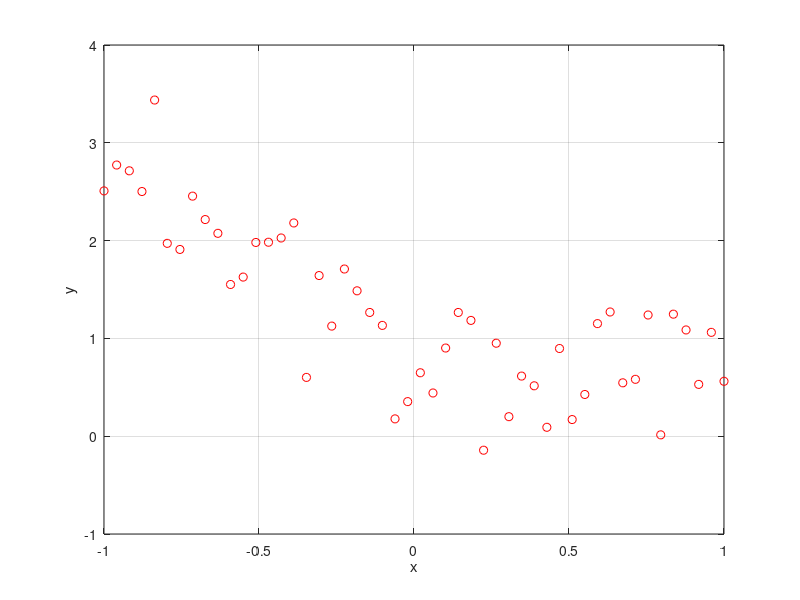
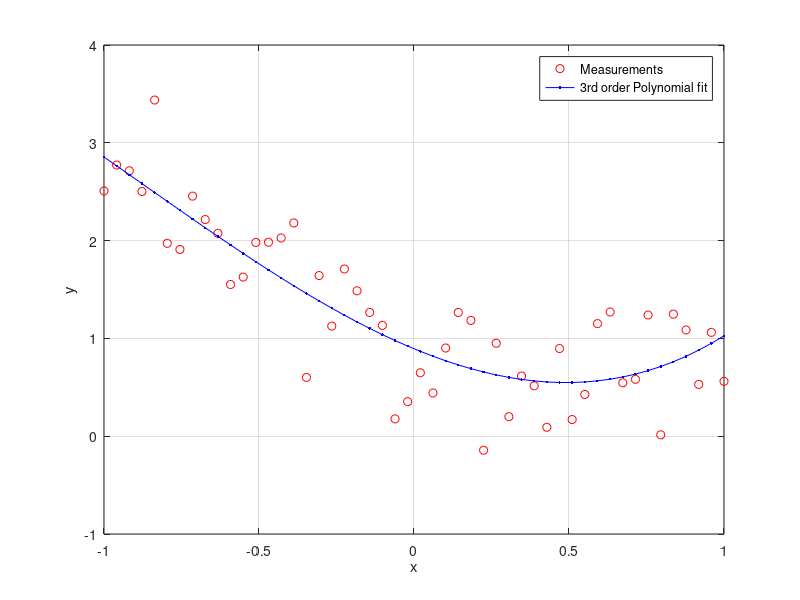
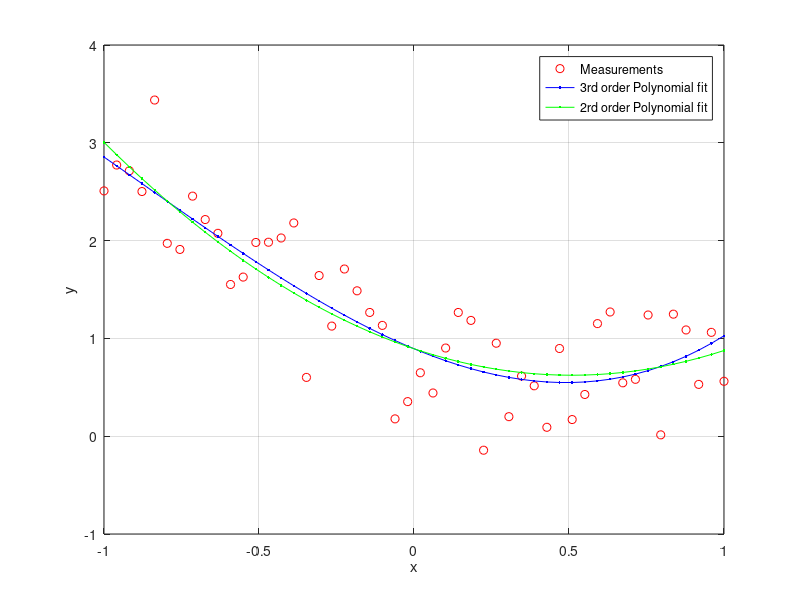

These charts were generated, in order, by the following MATLAB code:
close all
clear all

N = 50; % number of samples
x = linspace(-1,1,N)'; % N equally spaced points between -1 and 1
% transpose to obtain a column vector of dimansion Nx1
% check with size(x)
s = 0.5; % standard deviation
y = 0.4*x.^3 +x.^2 -1.5*x +1 +s*randn(N,1); % noisy samples of polynomial realtionship

figure(1)
plot(x,y,'ro')
grid on
xlabel('x')
ylabel('y')


% question b
A = [x.^3 x.^2 x ones(N,1)]; % A is a Nx4 matrix 
size(A)
% We want to solve the system A*theta = y
theta = inv(A'*A)*A'*y % least square estimate
% theta is a 4x1 vector
yest = A*theta; % reconstructed y points using estimated coefficients

figure(2)
plot(x,y,'ro')
hold on
plot(x,yest,'b.-')
hold off
grid on
xlabel('x')
ylabel('y')
legend('Measurements','3rd order Polynomial fit')

% question c
A2 = [x.^2 x ones(N,1)]; % A2 is now a Nx3 matrix 
theta2 = inv(A2'*A2)*A2'*y % least square estimate
% theta is now a 3x1 vector
yest2 = A2*theta2; % reconstructed y points using 2order fit

figure(3)
plot(x,y,'ro')
hold on
plot(x,yest,'b.-')
plot(x,yest2,'g.-')
hold off
grid on
xlabel('x')
ylabel('y')
legend('Measurements','3rd order Polynomial fit','2rd order Polynomial fit')



